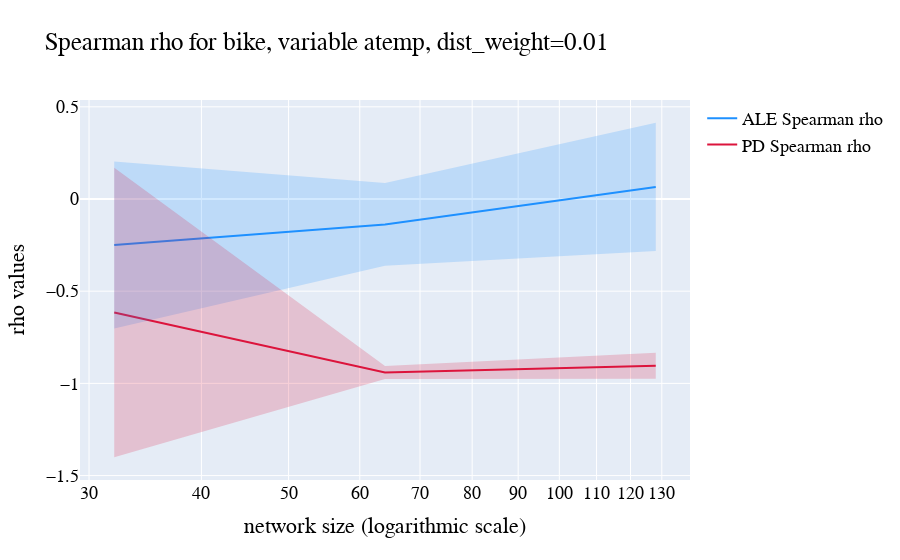

The notebook cell this image was saved under:
### Code cell
size_plot("bike", "atemp")

### Figure 1 — Plotly figure (JSON) as saved in the notebook; plotly's stock layout.template omitted (floating-point values rounded to 4 significant figures)
{"data": [{"line": {"color": "rgba(30,144,255,1)"}, "mode": "lines", "name": "ALE Spearman rho", "type": "scatter", "x": [32, 64, 128], "y": [-0.2495, -0.1382, 0.06541]}, {"line": {"color": "rgba(220,20,60,1)"}, "mode": "lines", "name": "PD Spearman rho", "type": "scatter", "x": [32, 64, 128], "y": [-0.6156, -0.9413, -0.9041]}, {"fill": "toself", "fillcolor": "rgba(30,144,255,0.2)", "hoverinfo": "skip", "line": {"color": "rgba(255,255,255,0)"}, "showlegend": false, "type": "scatter", "x": [32, 64, 128, 128, 64, 32], "y": [0.203, 0.0861, 0.4134, -0.2826, -0.3625, -0.702]}, {"fill": "toself", "fillcolor": "rgba(220,20,60,0.2)", "hoverinfo": "skip", "line": {"color": "rgba(255,255,255,0)"}, "showlegend": false, "type": "scatter", "x": [32, 64, 128, 128, 64, 32], "y": [0.1694, -0.9058, -0.8337, -0.9745, -0.9769, -1.401]}], "layout": {"font": {"color": "black", "family": "Courier New, monospace", "size": 18}, "title": {"text": "Spearman rho for bike, variable atemp, dist_weight=0.01"}, "xaxis": {"title": {"text": "network size (logarithmic scale)"}, "type": "log"}, "yaxis": {"title": {"text": "rho values"}}}}
